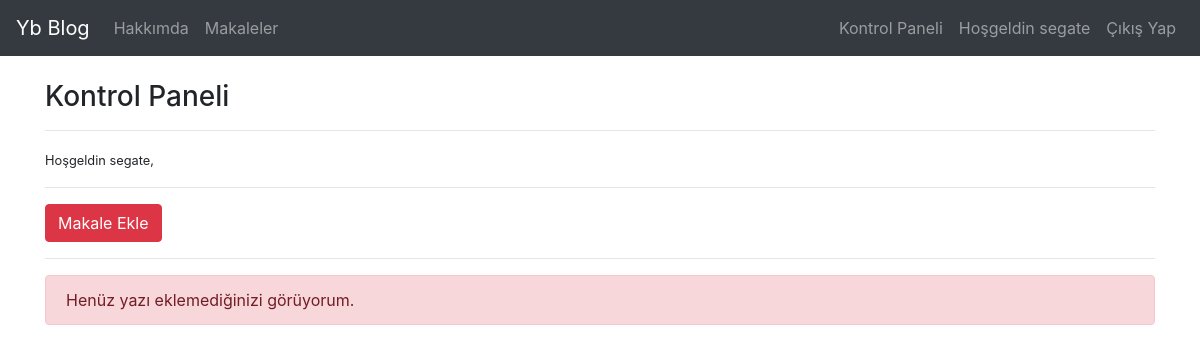
/dashboard (signed in), run on an earlier commit of the app's database.
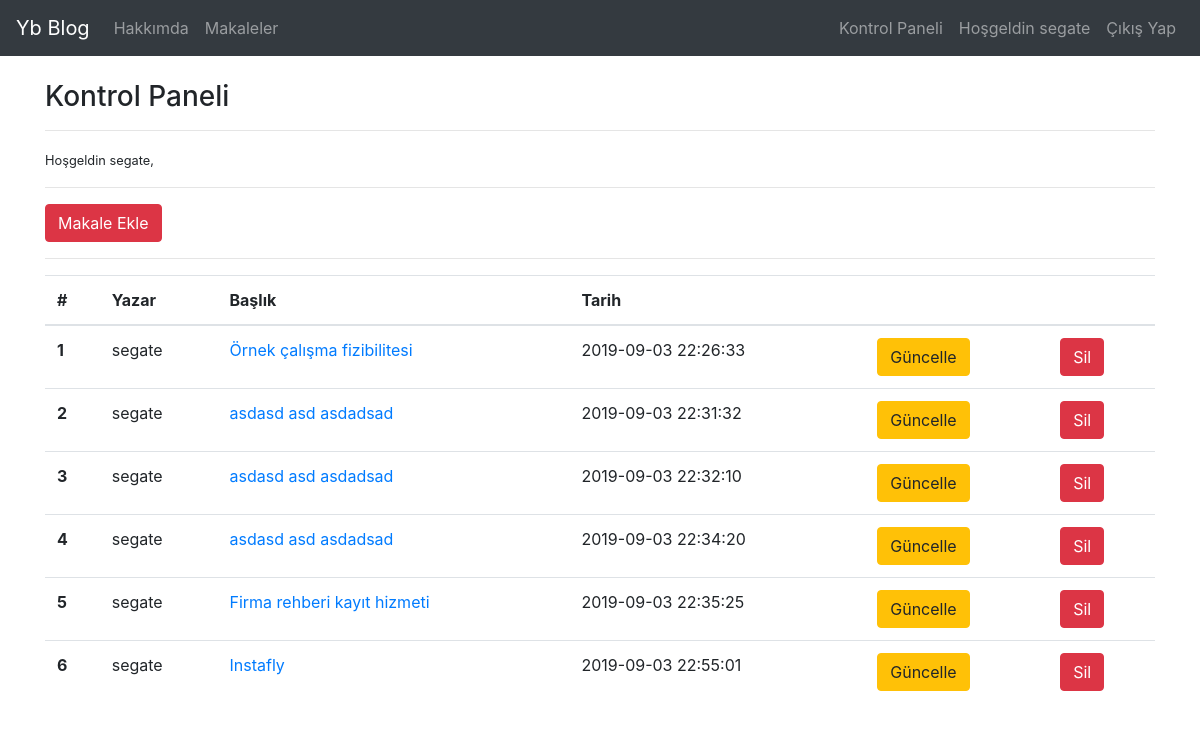
And on a later commit of the database.
### tables this page shows
CREATE TABLE "articles" (
	"id"	INTEGER PRIMARY KEY AUTOINCREMENT,
	"title"	TEXT,
	"author"	TEXT,
	"content"	TEXT,
	"created_date" datetime DEFAULT CURRENT_TIMESTAMP
);

### blog.py (the view)
@app.route("/dashboard")
@login_required
def dashboard():
    with sql.connect("./blog.db") as con:
        cur = con.cursor()
        cur.execute("select * from articles where author = ?", (session["username"],))
        rows = cur.fetchall()
        if rows != None:
            return render_template("dashboard.html", rows = rows)
        else:
            return render_template("dashboard.html")

### blog.py (called while the page is built)
def login_required(f):
    @wraps(f)
    def decorated_function(*args, **kwargs):
        if "logged_in" in session:
            return f(*args, **kwargs)
        else:
            flash("Bu sayfayı görüntüleme yetkiniz yok", "danger")
            return redirect(url_for("login"))
    return decorated_function

### templates/dashboard.html
{% extends "layout.html" %}
{% block doldur %}
<h3> Kontrol Paneli</h3><hr>
<small>Hoşgeldin {{session["username"]}},</small>
<hr>
<a href="/addarticle" class="btn btn-danger">Makale Ekle</a><hr>
{% if rows %}
<table class="table table-hover">
  <thead>
    <tr>
      <th scope="col">#</th>
      <th scope="col">Yazar</th>
      <th scope="col">Başlık</th>
      <th scope="col">Tarih</th>
      <th scope="col"></th>
      <th scope="col"></th>
    </tr>
  </thead>
  <tbody>
    {% set count = namespace(a=0) %}
    {% for i in rows %}
    {% set count.a = count.a + 1 %}
    <tr>
      <th scope="row">{{ count.a }}</th>
      <td>{{i[2]}}</td>
      <td><a href="/article/{{i[0]}}">{{i[1]}}</a></td>
      <td>{{i[4]}}</td>
      <td><a href="/edit/{{i[0]}}" class="btn btn-warning">Güncelle</a></td>
      <td><a href="/delete/{{i[0]}}" class="btn btn-danger">Sil</a></td>
    </tr>
    {% endfor %}
</tbody>
</table>
{% else %}
<div class="alert alert-danger">Henüz yazı eklemediğinizi görüyorum.</div>
{% endif %}
{% endblock doldur %}

### templates/layout.html (shortened to what this page needs)
<!DOCTYPE html>
<html lang="en">
<head>
    <link rel="stylesheet" href="https://maxcdn.bootstrapcdn.com/bootstrap/4.0.0/css/bootstrap.min.css">
</head>
<body>
    {% include "includes/navbar.html" %}
<div class="container">
    {% block doldur %}
    {% endblock %}
</div>
</body>
</html>

### templates/includes/navbar.html (shortened to what this page needs)
<nav class="navbar navbar-expand-md navbar-dark bg-dark mb-4">
    <a class="navbar-brand" href="/">Yb Blog</a>
    <div class="collapse navbar-collapse" id="navbarCollapse">
        <ul class="navbar-nav mr-auto">
            <li class="nav-item">
                <a class="nav-link" href="about">Hakkımda</a>
            </li>
            <li class="nav-item">
                <a class="nav-link" href="articles">Makaleler</a>
            </li>
        </ul>
        <ul class="navbar-nav ml-auto">
            {% if session["logged_in"] %}
                <li class="nav-item">
                        <a class="nav-link" href="dashboard">Kontrol Paneli</a>
                </li>
                <li class="nav-item">
                        <a class="nav-link" name="Giriş">Hoşgeldin {{session["username"]}}</a>
                </li>
                <li class="nav-item">
                        <a class="nav-link" href="logout">Çıkış Yap</a>
                </li>
            {% endif %}
                </ul>
    </div>
  </nav>

What changed in the data, as far as the page shows it:
added articles: a "1", author "segate", title "Örnek çalışma fizibilitesi", created_date "2019-09-03 22:26:33"
added articles: a "2", author "segate", title "asdasd asd asdadsad", created_date "2019-09-03 22:31:32"
added articles: a "3", author "segate", title "asdasd asd asdadsad", created_date "2019-09-03 22:32:10"
added articles: a "4", author "segate", title "asdasd asd asdadsad", created_date "2019-09-03 22:34:20"
added articles: a "5", author "segate", title "Firma rehberi kayıt hizmeti", created_date "2019-09-03 22:35:25"
added articles: a "6", author "segate", title "Instafly", created_date "2019-09-03 22:55:01"
Also different on the page:
text no longer shown: "Henüz yazı eklemediğinizi görüyorum."
text now shown: "# Yazar Başlık Tarih"
